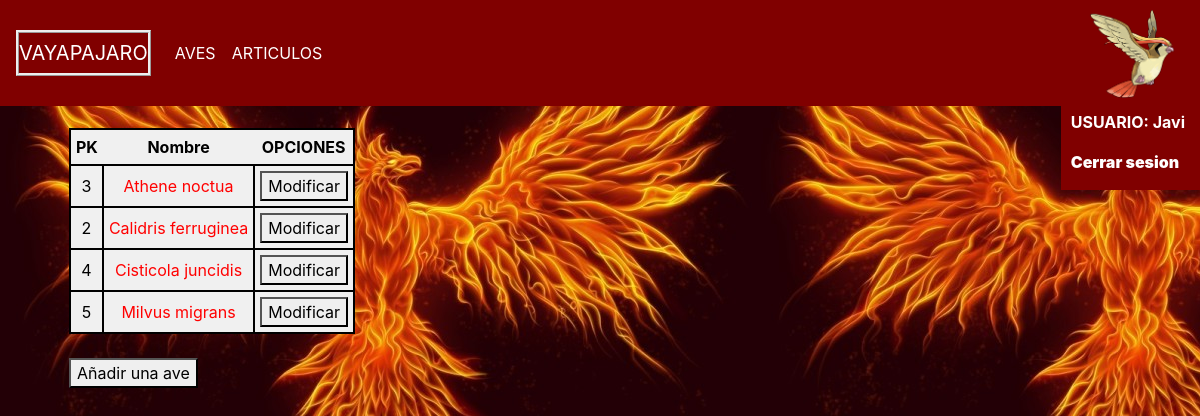
The app's page /ave/mostrar_aves/ (signed in) with its own data.
### VayaPajaro/models.py (models this page shows, shortened)
class Ave(models.Model):
	nombre = models.CharField(max_length=40,default='Desconocido',blank=True,null=True)
	descripcion = models.TextField(max_length=2000,default='Desconocido',blank=True,null=True)
	alimentacion = models.TextField(max_length=2000,default='Desconocida',blank=True,null=True)
	habitat = models.TextField(max_length=2000,default='Desconocida',blank=True,null=True)
	localizacion = models.TextField(max_length=2000,default='Desconocida',blank=True,null=True)
	fotos = models.ManyToManyField('Foto')
	def mostrar_nombre_con_espacios(self):
		return self.nombre.replace(' ', '_')

### VayaPajaro/views.py (the view)
# urls.py: url(r'^ave/mostrar_aves/',MostrarAves.as_view(),name='Mostrar_Aves'),
class MostrarAves(LoginRequiredMixin,ListView):
	model = Ave
	fields = '__all__'
	login_url = '/usuario/login/'
	template_name = 'VayaPajaro/Mostrar_Aves.html'
	def get_context_data(self, **kwargs):
		context = super(MostrarAves,self).get_context_data(**kwargs)
		mostrar = Ave.objects.all().order_by('nombre')
		context['mostrar'] = mostrar
		return context

### VayaPajaro/templates/VayaPajaro/Mostrar_Aves.html (shortened to what this page needs)
{% extends 'base.html' %}
{% block content %}
<table id="mostraraves">
<tr>
	<th>PK</th>
	<th>Nombre</th>
	<th>OPCIONES</th>
</tr>
{% for ave in mostrar %}
<tr>
	<td>{{ ave.pk }}</td>
	<td><a href="{% url 'Mostrar_ave' nombre=ave.mostrar_nombre_con_espacios %}">{{ ave.nombre }}</a></td>
	<td>
	<a href="{% url 'Modificar_Ave' ave.pk %}"><button>Modificar</button></a>
	<br/>
</tr>
{% empty %}
<h2 style="color:white">No se encuentra ningún ave agregada.</h2>
{% endfor %}
</table>
<br/>
<a id="añadirave" href="{% url 'CrearAve' %}"><button>Añadir una ave</button></a>
{% endblock %}

### VayaPajaro/templates/base.html (shortened to what this page needs)
{% load static %}
{% load analytical %}
<!doctype html>
<html lang="en">
  <head>
    <link href="{% static 'VayaPajaro/css/base2.css' %}" rel="stylesheet">
    <link href="{% static 'VayaPajaro/css/base.css' %}" rel="stylesheet">
  </head>
  <body>
    <nav class="navbar navbar-expand-md navbar-dark bg-dark fixed-top">
      <a class="navbar-brand" href="http://127.0.0.1:8000/">VAYAPAJARO</a>
      <div class="collapse navbar-collapse" id="navbarsExampleDefault">
        <ul class="navbar-nav mr-auto">
		  <li class="nav-item active"><a class="nav-link" href="{% url 'Mostrar_Aves' %}">AVES</a></li>
	      <li class="nav-item active"><a class="nav-link" href="{% url 'Mostrar_Articulos' %}">ARTICULOS</a></li>
		</ul>
      </div>
      <img src="{% static 'VayaPajaro/imagenes/Pidgeot.png' %}" height="90">
    </nav>
    <div id="usuario">
	{% if user.is_authenticated %}
		<p> USUARIO: {{ user.get_username }}</p>
		<p><a href="{% url 'Logout' %}">Cerrar sesion</a></p>
	{% else %}
		<p>Usuario anonimo.</p>
		<p><a href="{% url 'Registrarse' %}">Registrarse</a> / <a href="{% url 'Login' %}">Iniciar Sesion</a></p>
	{% endif %}
	</div>
    <main role="main" class="container">
      <div class="starter-template">
        {% block content %}{% endblock %}
        </div>
    </main>
</body>

### VayaPajaro/static/VayaPajaro/css/base.css (style rules this page uses)
body { padding-top: 5rem; background-image: url("/media/fenix.jpg"); background-repeat: repeat; }
.starter-template { padding: 3rem 1.5rem; text-align: center; }
#usuario { background-color:#800000; position: fixed; right: 0px; top: 100px; padding-left: 10px; padding-right: 15px; padding-top: 10px; float:left; }
#usuario > p,#usuario > p > a { color:white; font-weight: bolder; }
#usuario > p > a:link { text-decoration: none; }
#mostraraves,#mostraraves > td { border-collapse: collapse; border: 2px solid black; background-color: #f0f0f0; }
#mostraraves > td,th { padding: 5px; }
#añadirave { float: left; }
#ave > table,td,tr { border-collapse: collapse; border: 2px solid black; background-color: #f0f0f0; padding: 5px; }

### records on screen
Ave: pk "3", nombre "Athene noctua"
Ave: pk "2", nombre "Calidris ferruginea"
Ave: pk "4", nombre "Cisticola juncidis"
Ave: pk "5", nombre "Milvus migrans"

### other values on screen
{{ user.get_username }} "Javi"
